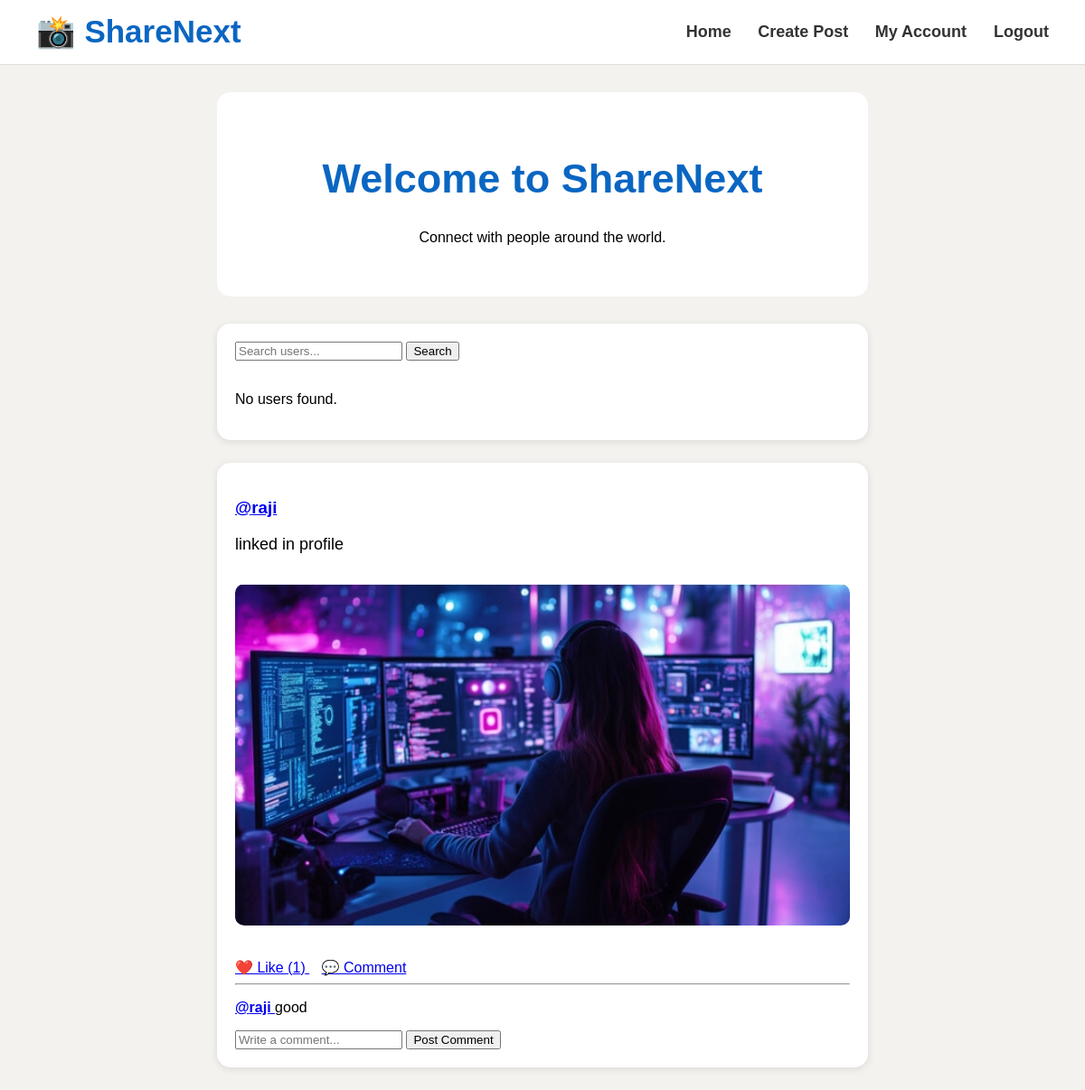
The app's page / (signed in) with its own data.
### app/models.py (models this page shows, shortened)
class Post(models.Model):
    user = models.ForeignKey(
        User,
        on_delete=models.CASCADE
    )
    content = models.TextField()
    image = models.ImageField(
        upload_to='posts/',
        blank=True,
        null=True
    )
    likes = models.ManyToManyField(
        User,
        related_name='liked_posts',
        blank=True
    )
    created_at = models.DateTimeField(
        auto_now_add=True
    )

class Comment(models.Model):
    post = models.ForeignKey(
        Post,
        on_delete=models.CASCADE
    )
    user = models.ForeignKey(
        User,
        on_delete=models.CASCADE
    )
    text = models.TextField()
    created_at = models.DateTimeField(
        auto_now_add=True
    )

### app/views.py (the view)
# urls.py: path('', views.home, name='home'),
@login_required
def home(request):
    posts = Post.objects.all().order_by('-created_at')
    query = request.GET.get('q')
    if query:
        users = User.objects.filter(
            username__icontains=query
        )
    else:
        users = User.objects.none()
    return render(request, 'app/home.html', {
        'posts': posts,
        'users': users,
    })

### app/templates/app/home.html (shortened to what this page needs)
{% extends 'app/base.html' %}
{% block content %}
<div class="hero-section">
    <h1>Welcome to ShareNext</h1>
    <p>
        Connect with people around the world.
    </p>
</div>
<div class="post-card">
    <form method="GET">
        <input
            type="text"
            name="q"
            placeholder="Search users..."
        >
        <button type="submit">
            Search
        </button>
    </form>
    <br>
    {% for user in users %}
        <p>
            <a href="{% url 'profile' user.username %}">
                @{{ user.username }}
            </a>
        </p>
    {% empty %}
        <p>No users found.</p>
    {% endfor %}
</div>
{% for post in posts %}
<div class="post-card">
    <h3>
        <a href="{% url 'profile' post.user.username %}">
            @{{ post.user.username }}
        </a>
    </h3>
    <p class="post-content">
        {{ post.content }}
    </p>
    {% if post.image %}
        <img
            src="{{ post.image.url }}"
            class="post-image"
        >
    {% endif %}
    <br><br>
    <div class="post-actions">
        <a href="{% url 'like_post' post.id %}">
            ❤️ Like ({{ post.likes.count }})
        </a>
        <a href="#comment{{ post.id }}">
            💬 Comment
        </a>
    </div>
    <hr>
    <div class="comments-section">
        {% for comment in post.comment_set.all %}
            <p>
                <b>
                    <a href="{% url 'profile' comment.user.username %}">
                        @{{ comment.user.username }}
                    </a>
                </b>
                {{ comment.text }}
            </p>
        {% empty %}
            <p>No comments yet.</p>
        {% endfor %}
    </div>
    <form
        method="POST"
        action="{% url 'add_comment' post.id %}"
        id="comment{{ post.id }}"
    >
        <input
            type="text"
            name="comment"
            placeholder="Write a comment..."
            required
        >
        <button type="submit">
            Post Comment
        </button>
    </form>
</div>
{% endfor %}
{% endblock %}

### app/templates/app/base.html (shortened to what this page needs)
{% load static %}
<!DOCTYPE html>
<html>
<head>
    <link rel="stylesheet" href="{% static 'css/style.css' %}">
</head>
<body>
<div class="navbar">
    <div class="logo">
        📸 ShareNext
    </div>
    <div class="nav-links">
        <a href="{% url 'home' %}">Home</a>
        <a href="{% url 'create_post' %}">Create Post</a>
        <a href="{% url 'profile' request.user.username %}">
            My Account
        </a>
        <a href="{% url 'logout' %}">
            Logout
        </a>
    </div>
</div>
<div class="main-container">
    {% block content %}
    {% endblock %}
</div>
</body>
</html>

### app/static/css/style.css (style rules this page uses)
body { background:#f3f2ef; font-family:Arial; margin:0; padding:0; }
.navbar { background:white; padding:15px 40px; display:flex; justify-content:space-between; align-items:center; border-bottom:1px solid #ddd; position:sticky; top:0; }
.logo { color:#0a66c2; font-size:35px; font-weight:bold; }
.nav-links a { text-decoration:none; color:#333; margin-left:25px; font-weight:bold; font-size:18px; }
.main-container { width:60%; margin:auto; margin-top:30px; }
.hero-section { background:white; padding:40px; border-radius:15px; text-align:center; margin-bottom:30px; }
.hero-section h1 { color:#0a66c2; font-size:45px; }
.post-card { background:white; padding:20px; border-radius:15px; margin-bottom:25px; box-shadow:0px 2px 8px rgba(0,0,0,0.1); }
.post-image { width:100%; border-radius:10px; margin-top:15px; }
.post-content { font-size:18px; margin-top:10px; }
.post-actions { margin-top:15px; }

### records on screen
Post: user.username "raji", content "linked in profile", image (picture), likes.count "1"
Comment: user.username "raji", text "good"
